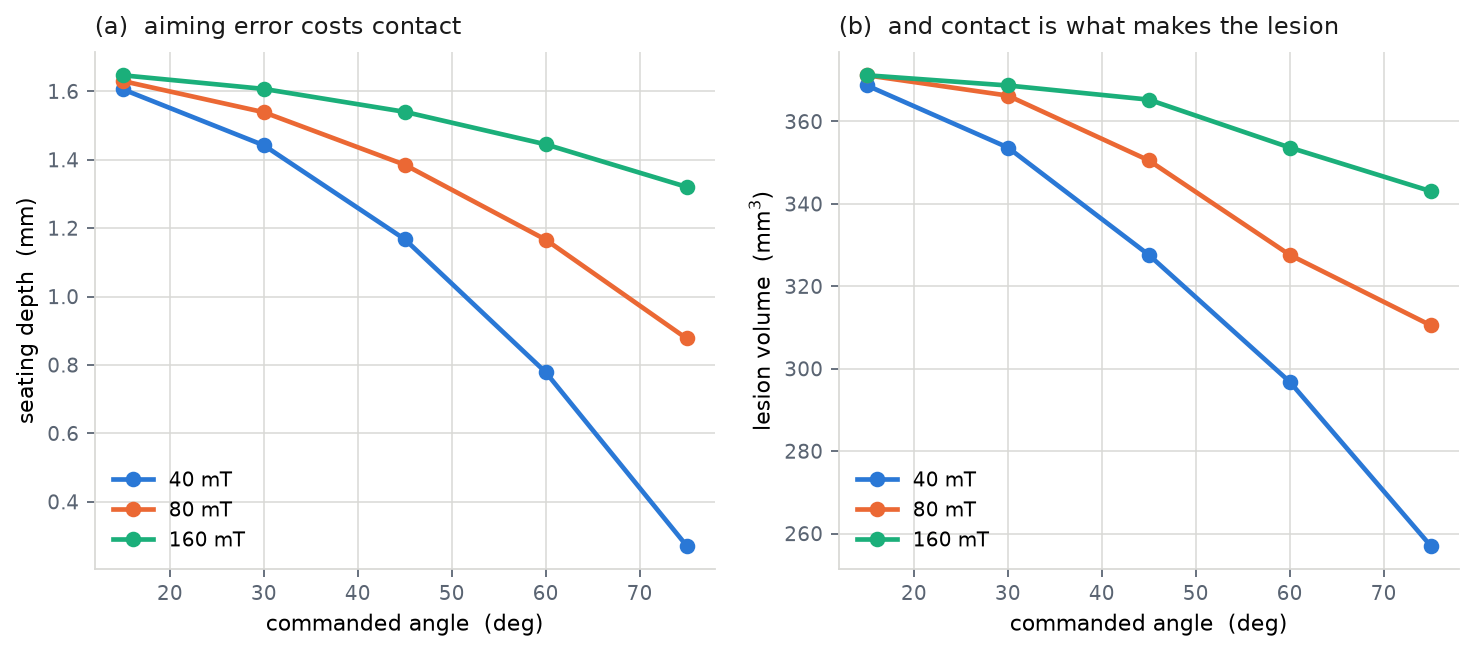

Source code (Python):
"""Milestone 5 — chain the four links and sweep the design."""

import _bootstrap  # noqa: F401
from _bootstrap import FIGDIR

import numpy as np
import matplotlib.pyplot as plt

from emlab import conduction as cd
from emlab import steering as st
from emlab import thermal as th
from emlab import plotting as P
from emlab.geometry import AblationSettings, Catheter, CoilPair, seating_depth

CELLS = 12
cat = Catheter()
commands = np.radians(np.array([15.0, 30.0, 45.0, 60.0, 75.0]))
fields = [0.040, 0.080, 0.160]


def chain(commanded, b_magnitude):
    reached = st.equilibrium_tilt(commanded, b_magnitude, cat)
    error = commanded - reached
    depth = float(seating_depth(error))
    out = cd.solve(AblationSettings(depth=depth, cells_per_tip_radius=CELLS))
    return error, depth, out


results = {}
for b in fields:
    rows = [chain(c, b) for c in commands]
    results[b] = rows
    print(f"\nB = {b*1e3:.0f} mT")
    print("  cmd(deg)  error(deg)  depth(mm)   Z(ohm)   tissue(%)   lesion(mm^3)")
    for c, (err, depth, out) in zip(commands, rows):
        print(f"   {np.degrees(c):5.0f}     {np.degrees(err):6.1f}      {depth*1e3:5.2f}"
              f"     {out['impedance']:6.1f}     {out['fraction_myocardium']*100:5.1f}"
              f"        {out['lesion_volume']*1e9:6.1f}")
    les = [o["lesion_volume"] * 1e9 for _, _, o in rows]
    print(f"  lesion {les[0]:.0f} -> {les[-1]:.0f} mm^3 across the sweep "
          f"(worst case {min(les):.0f})")

print("\nWhat the field costs at each level (per coil):")
for b in fields:
    scale = b / 0.0796
    coil = CoilPair(current=CoilPair().current * scale)
    print(f"  {b*1e3:5.0f} mT  ->  I = {coil.current:5.1f} A   "
          f"P = {th.coil_dissipation(coil)/1e3:5.2f} kW   "
          f"F = {th.force_between_coils(coil, 240):6.0f} N")

fig, axes = plt.subplots(1, 2, figsize=(11, 4.2))
for b, col in zip(fields, P.SERIES):
    rows = results[b]
    axes[0].plot(np.degrees(commands), [d * 1e3 for _, d, _ in rows], "o-",
                 lw=2.1, color=col, label=f"{b*1e3:.0f} mT")
    axes[1].plot(np.degrees(commands), [o["lesion_volume"] * 1e9 for _, _, o in rows],
                 "o-", lw=2.1, color=col, label=f"{b*1e3:.0f} mT")
P.style(axes[0], "commanded angle  (deg)", "seating depth  (mm)",
        "(a)  aiming error costs contact")
axes[0].legend(frameon=False, fontsize=9)
P.style(axes[1], "commanded angle  (deg)", "lesion volume  (mm$^3$)",
        "(b)  and contact is what makes the lesion")
axes[1].legend(frameon=False, fontsize=9)
P.save(fig, FIGDIR / "m5_system.png")
